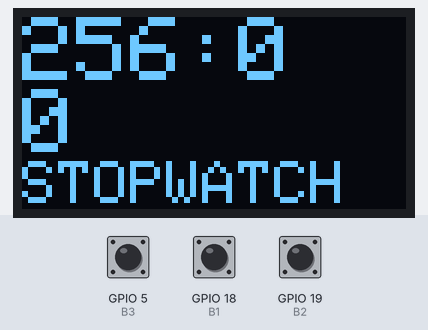
A sketch run on a simulated ESP32. Parts: 128×64 one-colour display. The test bench sets the inputs (shaded band); at power-on: GPIO 19 (B2) HIGH, GPIO 5 (B3) HIGH, GPIO 18 (B1) HIGH. EEPROM starts erased; what the sketch prints to the serial monitor is not drawn.

Above: at 1.8 s.
1.9 s: GPIO 19 (B2) pulled LOW for 1.15 s
At 2.8 s:
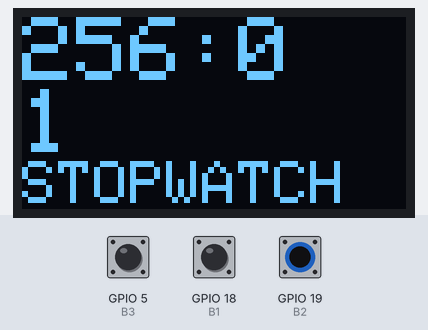
At 3.8 s:
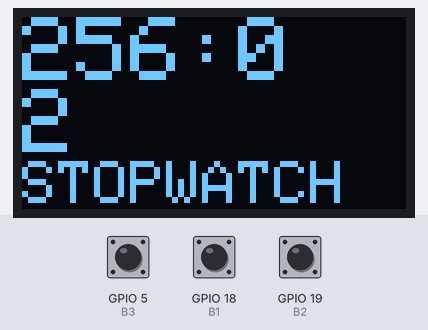
Timing chart, 0 to 5.3 s (numbered marks = the images above; inputs shaded):
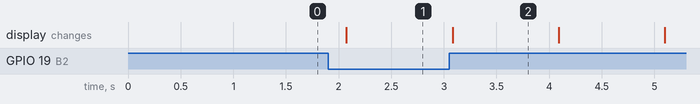

The sketch:

ESP32StopWatch.ino
```cpp
#include <SPI.h>
#include <Wire.h>
#include <Adafruit_GFX.h>
#include <Adafruit_SSD1306.h>


#include <EEPROM.h>
#define EEPROM_SIZE 3

// DEFINING TOGGLE BUTTONS
#define B1 18
#define B2 19
#define B3 5


int B1_current_status;
int B2_current_status;
int B3_current_status;

int B1_previous_status;
int B2_previous_status;
int B3_previous_status;

int start_status;


int hh = 0; //HOURS
int mm = 0; //MINUTES
int ss = 0; //SECONDS


#define SCREEN_WIDTH 128 // OLED display width, in pixels
#define SCREEN_HEIGHT 64 // OLED display height, in pixels

// Declaration for SSD1306 display connected using I2C
#define OLED_RESET     -1 // Reset pin
#define SCREEN_ADDRESS 0x3C
Adafruit_SSD1306 display(SCREEN_WIDTH, SCREEN_HEIGHT, &Wire, OLED_RESET);


void setup()
{
  Serial.begin(9600);

  EEPROM.begin(EEPROM_SIZE);

  pinMode(B1,INPUT_PULLUP);
  pinMode(B2,INPUT_PULLUP);
  pinMode(B3,INPUT_PULLUP);


  if(!display.begin(SSD1306_SWITCHCAPVCC, SCREEN_ADDRESS)) {
    Serial.println(F("SSD1306 allocation failed"));
    for(;;);} // Don't proceed, loop forever


  B1_current_status =digitalRead(B1);
  B2_current_status =digitalRead(B2);
  B3_current_status =digitalRead(B3);


  display.clearDisplay();


  display.setTextSize(4);
  display.println("GOOD");
  display.println("LUCK");


  hh = EEPROM.read(0);
  mm = EEPROM.read(1);
  ss = EEPROM.read(2);


  start_status=0;


  display.clearDisplay();


}

void loop() {


  B1_previous_status = B1_current_status;
  B1_current_status=digitalRead(B1);
  B2_previous_status = B2_current_status;
  B2_current_status=digitalRead(B2);
  B3_previous_status = B3_current_status;
  B3_current_status=digitalRead(B3);


  //FUNCTIONING OF START/STOP BUTTON
  if(B2_current_status==LOW & B2_previous_status==HIGH){
    if(start_status==1){
      start_status=0;}

    else{start_status=1;
    }

      }


  //FUNCTIONING OF 10 minute ADDER
  if(B3_current_status==LOW && B3_previous_status==HIGH && start_status==0){
      mm = mm+10;}


  //FUNCTIONING OF RESET BUTTON
  if(start_status==0){
    if(B1_current_status==LOW && B1_previous_status==HIGH){
      hh = 0;
      ss= 0;
      mm = 0;
      }
    }


   //TIME ADDER
   if(start_status==1){
    ss=ss+1;}

   if(ss>=60){
    mm=mm+1;
    ss=0;}

   if(mm>=60){
    hh=hh+1;
    mm=0;}


  Serial.println(start_status);
  display.setTextColor(WHITE);
  display.setCursor(0,0);
  display.setTextSize(3);
  display.print(hh);
  display.print(":");
  display.println(mm);
  display.println(ss);
  display.setTextSize(2);
  display.println("STOPWATCH");
  display.display();
  delay(980);
  display.clearDisplay();


  //COMMITING DATA TO MEMORY FOR POWER CUTS


  EEPROM.write(0, hh);
  EEPROM.write(1, mm);
  EEPROM.write(2, ss);
  EEPROM.commit();


}
```

Measured:
- after the input at 1.9 s, the display: changes after 0.17 s (image 1)
- what the display in image 2 shows lasts 1.0 s, from 3.1 s to 4.1 s
